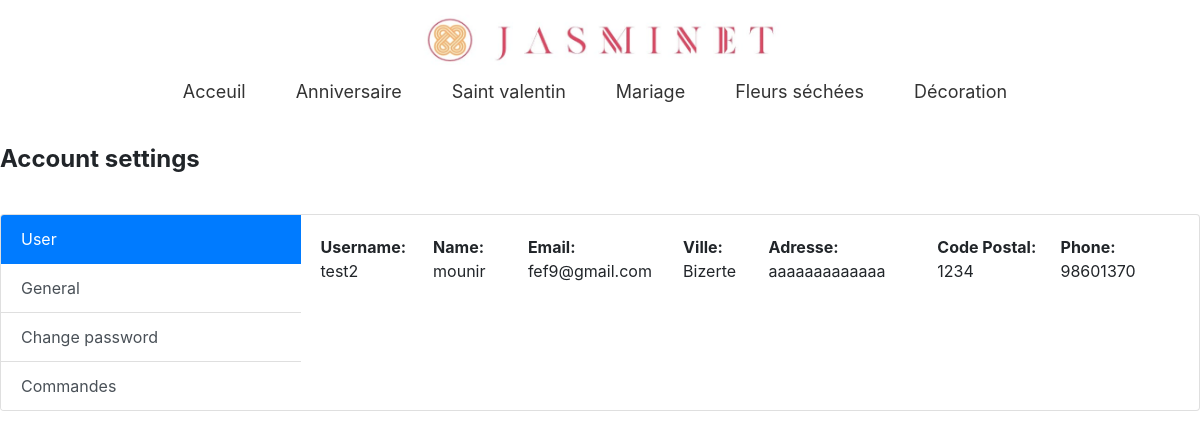
The page /profile/profil1.php (signed in) on the database its author committed.
### tables this page shows
CREATE TABLE IF NOT EXISTS `signup` (
  `id` int NOT NULL AUTO_INCREMENT,
  `username` varchar(30) NOT NULL,
  `email` varchar(40) NOT NULL,
  `password` varchar(300) NOT NULL,
  `role` enum('acheteur','fleuriste','','') NOT NULL,
  PRIMARY KEY (`id`) USING BTREE
);

CREATE TABLE IF NOT EXISTS `users` (
  `id` int NOT NULL AUTO_INCREMENT,
  `name` varchar(100) NOT NULL,
  `ville` varchar(50) DEFAULT NULL,
  `adresse` varchar(100) DEFAULT NULL,
  `codepostal` varchar(20) DEFAULT NULL,
  `phone` varchar(20) DEFAULT NULL,
  PRIMARY KEY (`id`),
  UNIQUE KEY `id` (`id`)
);

### profile/profil1.php (the view, shortened to what this page needs)
<?php
include "connexion.php";
if (isset($_SESSION['username']) && isset($_SESSION['id'])) {
    $userId = $_SESSION['id'];
    $stmt = $conn->prepare("SELECT * FROM users WHERE id = ?");
    $stmt->bindParam(1, $userId);
    $stmt->execute();
    $userData = $stmt->fetch(PDO::FETCH_ASSOC);
    $stmt2 = $conn->prepare("SELECT * FROM signup WHERE id = ?");
    $stmt2->bindParam(1, $userId);
    $stmt2->execute();
    $userData2 = $stmt2->fetch(PDO::FETCH_ASSOC);
    if ($userData && $userData2) {
        $username = $userData2['username'];
        $name = $userData['name'];
        $email = $userData2['email'];
        $ville = $userData['ville'];
        $adresse = $userData['adresse'];
        $codepostal = $userData['codepostal'];
        $phone = $userData['phone'];
    }
} else {
    header("Location: ../login signup/losi.php");
    exit();
}
?>
<!DOCTYPE html>
<html lang="en">
<head>
    <link rel="stylesheet" href="./profile.css">
    <link href="https://cdn.jsdelivr.net/npm/bootstrap@4.5.0/dist/css/bootstrap.min.css" rel="stylesheet">
</head>
<body>
<nav class="navbar">
    <div class="container">
      <div>
        <img class="logo" src="../imgs/navbarlogo.jpeg" alt="">
      </div>
      <div class="container-nav">
        <ul class="menu">
          <li onclick="smoothScroll('#home')"> <a href="##">Acceuil</a></li>
          <li onclick="smoothScroll('#anniversaire')"> <a href="##">Anniversaire</a></li>
          <li onclick="smoothScroll('#valentine')"> <a href="##">Saint valentin</a></li>
          <li onclick="smoothScroll('#mariage')"> <a href="##">Mariage</a></li>
          <li onclick="smoothScroll('#dryflowers')"> <a href="##">Fleurs séchées</a></li>
          <li onclick="smoothScroll('#decoration')"> <a href="##">Décoration</a></li>
        </ul>
        </div>
      </div>
  </nav>
    <div class="main">
        <h4 class="font-weight-bold py-3 mb-4">Account settings</h4>
        <div class="card overflow-hidden">
            <div class="row no-gutters row-bordered row-border-light">
                <div class="col-md-3 pt-0">
                    <div class="list-group list-group-flush account-settings-links">
                        <a class="list-group-item list-group-item-action active" data-toggle="list" href="#account-user">User</a>
                        <a class="list-group-item list-group-item-action" data-toggle="list" href="#account-general">General</a>
                        <a class="list-group-item list-group-item-action" data-toggle="list" href="#account-change-password">Change password</a>
                        <a class="list-group-item list-group-item-action" data-toggle="list" href="#account-commandes">Commandes</a>
                    </div>
                </div>
                <div class="col-md-9">
                    <div class="tab-content">
                        <div class="tab-pane fade active show" id="account-user">
                            <div class="card-body media align-items-center">
                                <p class="p-border">
                                <strong>Username: </strong><?php echo $username; ?></p>
                                <p><strong>Name: </strong><?php echo $name; ?></p>
                                <p><strong>Email: </strong><?php echo $email; ?></p>
                                <p><strong>Ville: </strong><?php echo $ville; ?></p>
                                <p><strong>Adresse: </strong><?php echo $adresse; ?></p>
                                <p><strong>Code Postal: </strong><?php echo $codepostal; ?></p>
                                <p><strong>Phone: </strong><?php echo $phone; ?></p>
                            </div>
                        </div>
                    </div>
                </div>
            </div>
        </div>
    </div>
</body>
</html>

### profile/profile.css (style rules this page uses)
.container { flex-direction: column; }
.navbar { background-color:rgb(255, 255, 255); position: sticky; z-index: 60; }
.logo { width: 900px; height: 70px; }
.menu { list-style-type: none; display: flex; margin: right 0;; background-color:white; margin-top: 0cm; }
.menu li { margin-right: 50px; font-size: 18px; }
.menu li a { text-decoration: none; color: #333; }
.logo { width:500px; }
.main { width: 100%; height: 100%; }

### rows shown on the page
signup: username "test2", email "fef9@gmail.com"
users: name "mounir", ville "Bizerte", adresse "aaaaaaaaaaaaa", codepostal "1234", phone "98601370"
